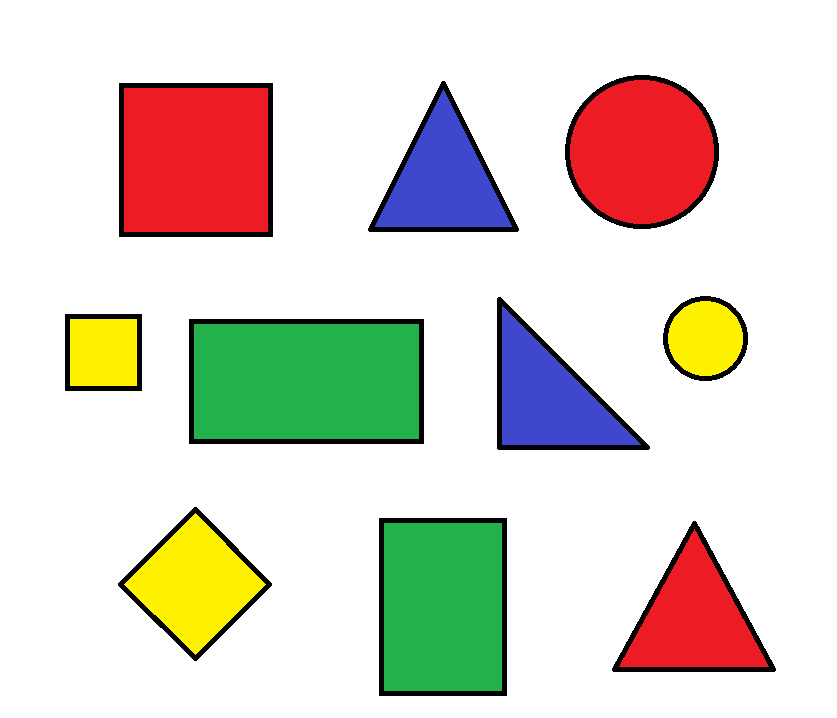
#> input picture resources/shape.png, 837 x 718 px
$ python Shapes_and_Contours.py
#> lines starting #> are read from the running program, lines starting #| are printed output that depends on the picture; after the words box and inside, x2 and y2 are one past the last pixel; in counts of white or black regions, pixels touching at a corner belong together
import cv2
import numpy as np
import stacked_images as si


def get_contour(img, canny):


    contours, hierarchy = cv2.findContours(image=canny_img, mode=cv2.RETR_EXTERNAL, method=cv2.CHAIN_APPROX_NONE)

    for cnt in contours:

        area = cv2.contourArea(cnt)
        print('Area: {}'.format(area))

        if area > 500:

            cv2.drawContours(image=img, contours=cnt, contourIdx=-1, color=(0, 255, 0), thickness=3)

            perimeter = cv2.arcLength(curve=cnt, closed=True)

            approx = cv2.approxPolyDP(curve=cnt, epsilon=0.02*perimeter, closed=True)
            object_corners = len(approx)

            x, y, width, height = cv2.boundingRect(array=approx)
            cv2.rectangle(img=img, pt1=(x, y), pt2=(x+width, y+height), color=(0, 0, 255), thickness=3)

            if object_corners == 3: object_shape = 'triangle'
            elif object_corners == 4:
                aspect_ratio = width / float(height)
                if (aspect_ratio > 0.95) and (aspect_ratio < 1.05): object_shape = 'square'
                else: object_shape = 'rectangle'
            elif object_corners > 4: object_shape = 'circle'

            cv2.putText(img=img,
                        text=object_shape,
                        org=(x, y + height + 20),
                        fontFace=cv2.FONT_HERSHEY_COMPLEX,
                        fontScale=0.7,
                        color=(0, 0, 0),
                        thickness=2
                        )

    return img


image = cv2.imread('resources/shape.png')
#> image is the input picture: shape (718, 837, 3); mean B, G, R 204.3, 214.8, 220.5
gray_img = cv2.cvtColor(image, cv2.COLOR_BGR2GRAY)
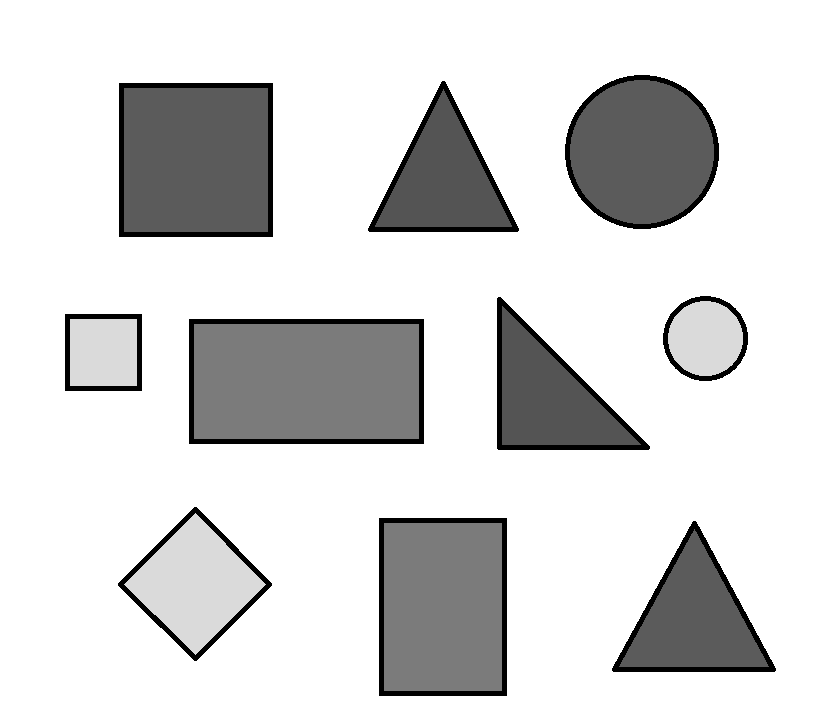
#> gray_img: shape (718, 837); min 0, max 255, mean 215.3
blur_img = cv2.GaussianBlur(gray_img, (7, 7), 1)
canny_img = cv2.Canny(blur_img, 50, 50)
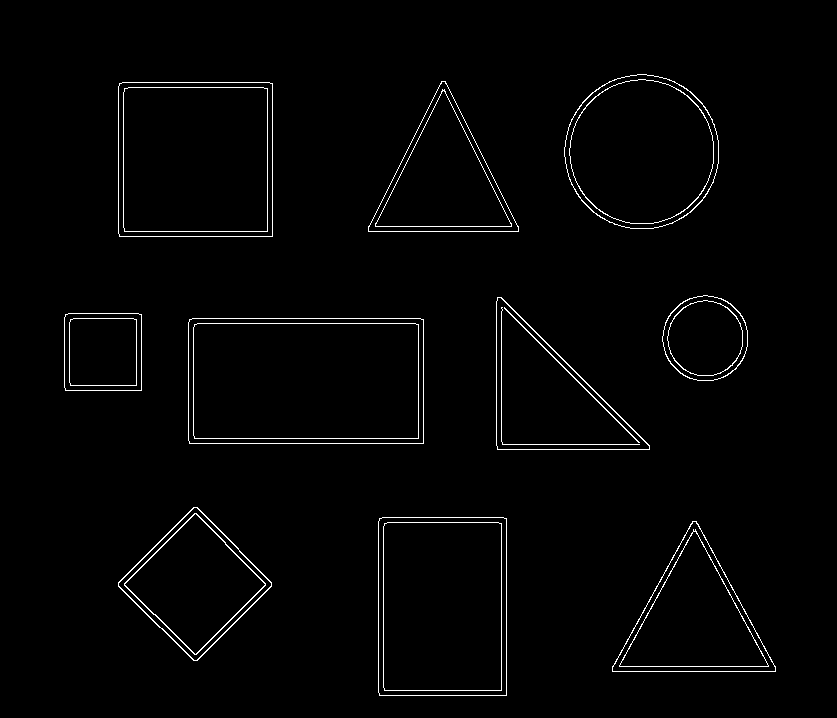
#> canny_img: shape (718, 837); 1.7% white in thin lines or dots, all inside (x1, y1, x2, y2) = (64, 74, 776, 696)

contour_img = get_contour(image.copy(), canny_img)
#> in get_contour, `contours, hierarchy = cv2.findContours(image=canny_img, mode=cv2.RETR_..`: contours = 10 contours; largest, box (x1, y1, x2, y2) and area: (188, 318, 424, 444) 29364, (118, 82, 273, 237) 23705, (378, 517, 507, 696) 22773, (564, 74, 719, 229) 18655, (612, 521, 776, 672) 12820
#> the loop in get_contour, `for cnt in contours: ` made 1 pass
#> area on pass 1: 12819.5
#| Area: 12819.5
#> (the run stopped early here; a loop or call above may not have finished)
